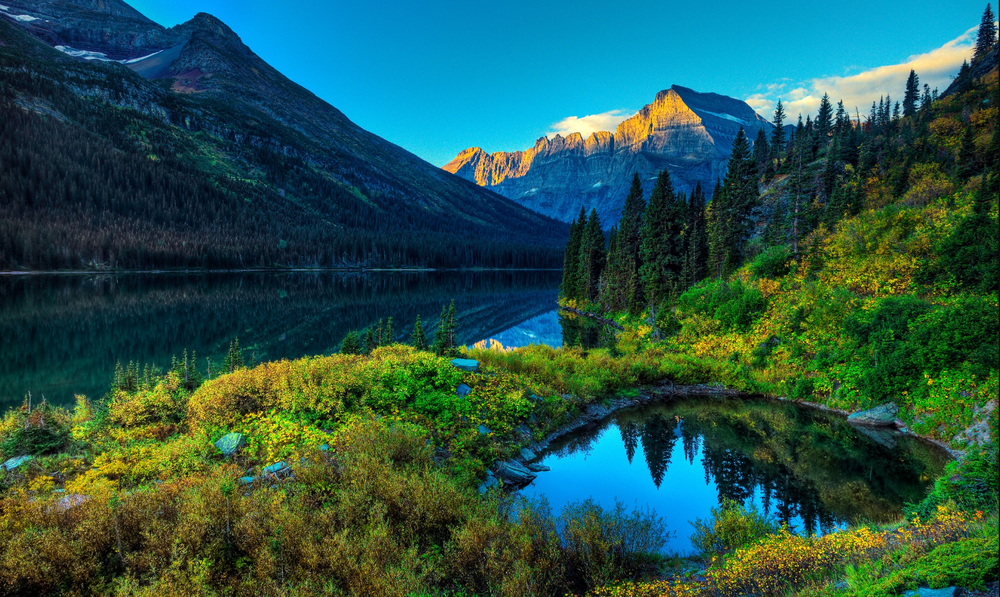
#> input picture img/lake.png, 1000 x 597 px, shrunk from 1612 x 963 before the run
$ python Lab01.py
#> lines starting #> are read from the running program, lines starting #| are printed output that depends on the picture
# Python code to read image
# 1. Write a program to display a grayscale image using read and write operation.


import cv2
import numpy as np
from matplotlib import pyplot as plt
# To read image from disk, we use
# cv2.imread function, in below method,
colorImg = cv2.imread("img/lake.png", cv2.IMREAD_COLOR)
#> colorImg is the input picture: shape (597, 1000, 3); mean B, G, R 75.6, 84.3, 37.8

h, w = colorImg.shape[:2]
#> h = 597; w = 1000
# Displaying the height and width
print("Height = {},  Width = {}".format(h, w))
#| Height = 597,  Width = 1000


plt.subplot(2, 2, 1)

cv2.imshow("ColorImage", colorImg)
cv2.waitKey(0)

grayImg = cv2.imread("D:/vs_workspace/imgPro_6th_sem/img/lake.png", cv2.IMREAD_GRAYSCALE)
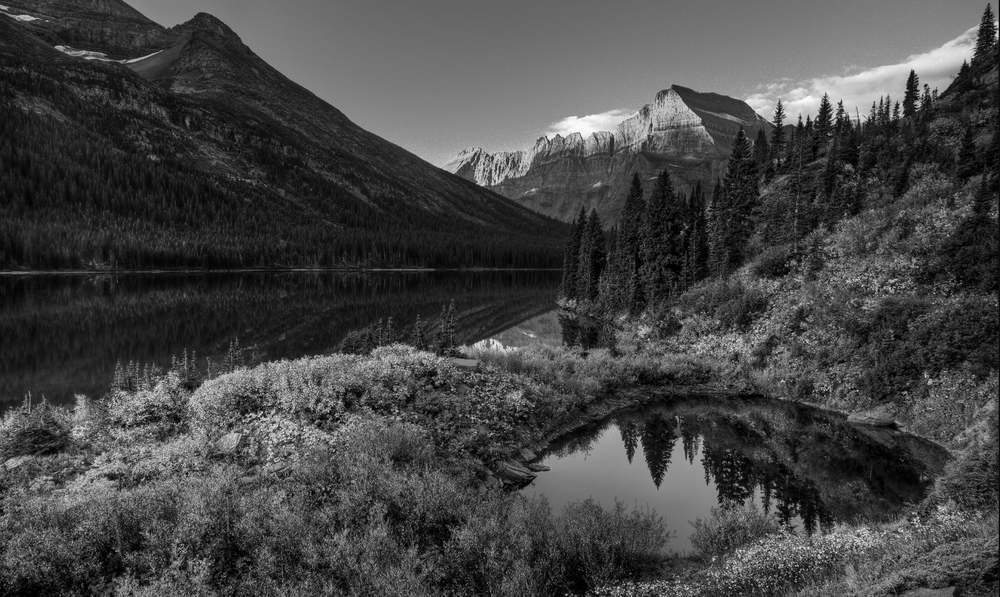
#> grayImg: shape (597, 1000); min 0, max 251, mean 68.9

plt.subplot(2, 2, 2)
# Displaying the image
cv2.imshow('GrayScaleImage', grayImg)
cv2.waitKey(0)


# plt.show()
cv2.destroyAllWindows()

# cv2.imwrite('output_image.jpg', image)

$ run again, with img/SET-C.png copied over img/lake.png
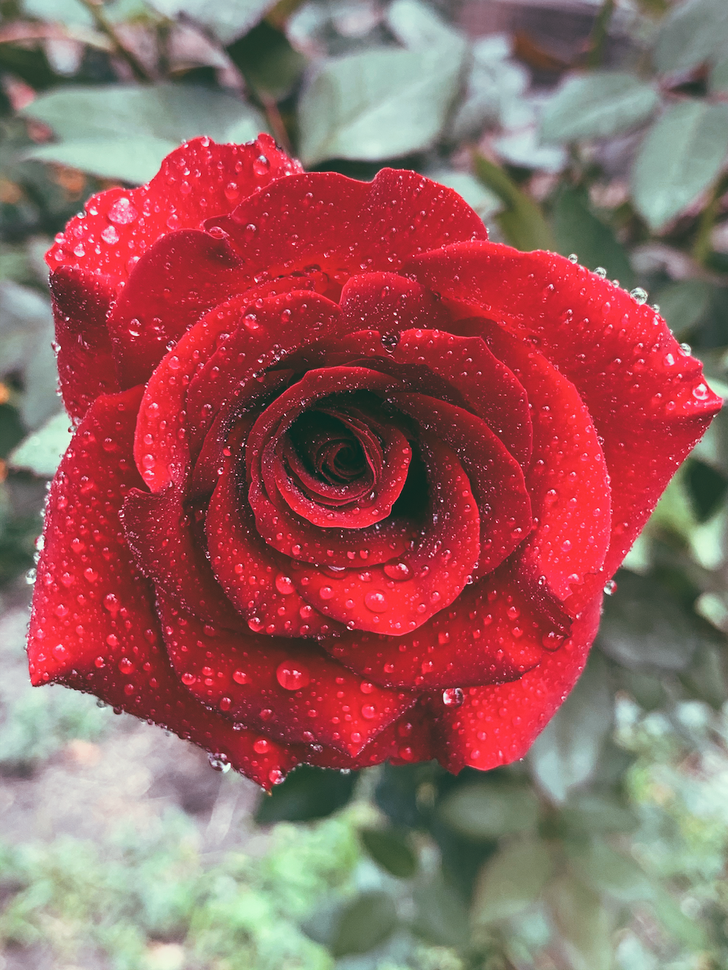
#> input picture img/SET-C.png, 728 x 970 px, shrunk from 1000 x 1333 before the run
#> colorImg is the input picture: shape (970, 728, 3); mean B, G, R 97.4, 99.8, 151.4
#| Height = 970,  Width = 728
#> `grayImg = cv2.imread("D:/vs_workspace/imgPro_6th_sem/img/lake.png", cv..`:
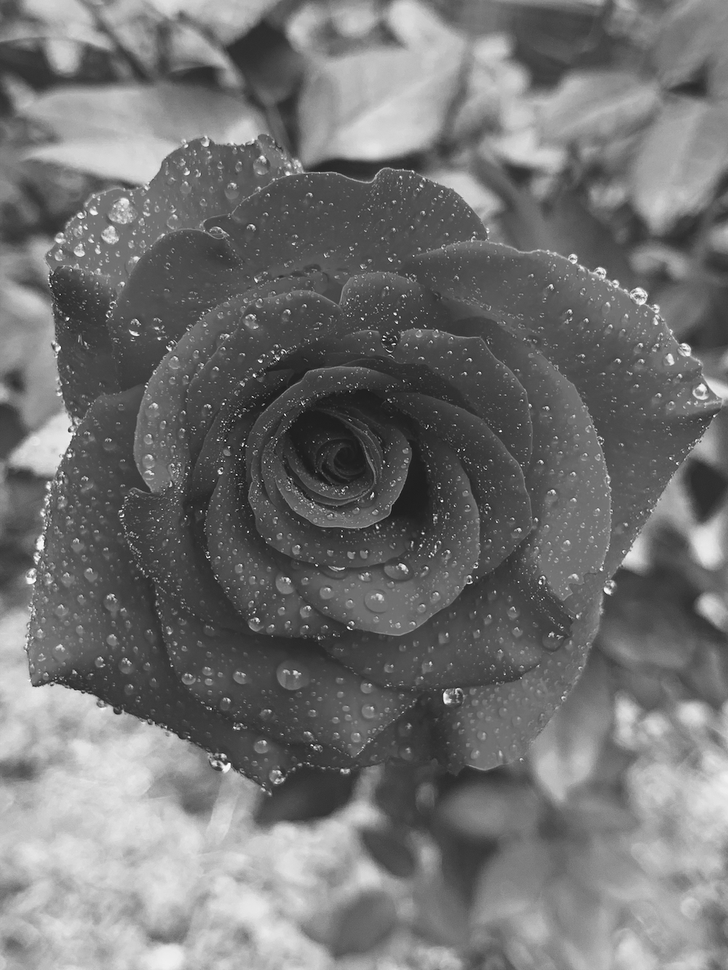
#> grayImg: shape (970, 728); min 3, max 254, mean 114.4
